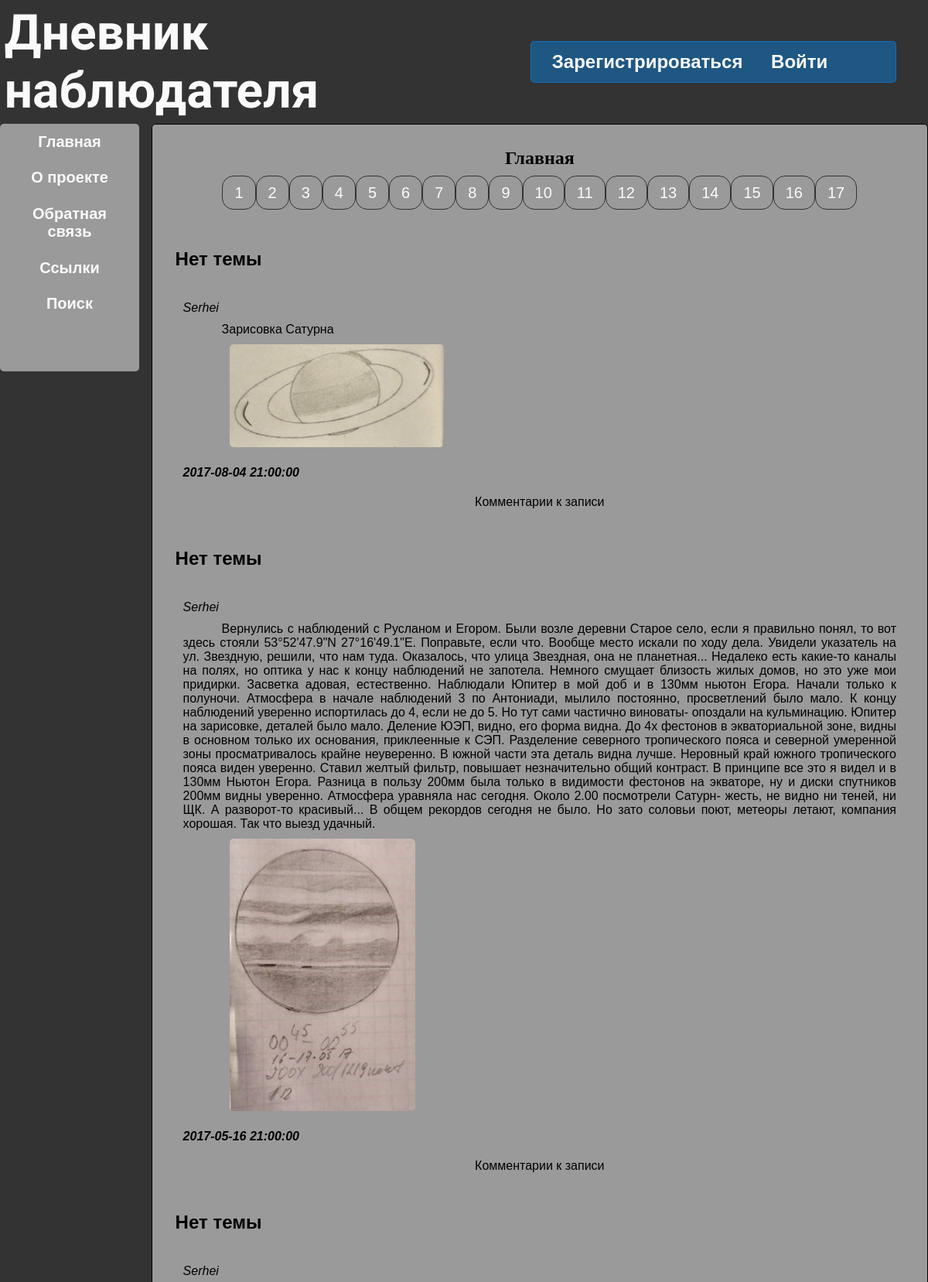
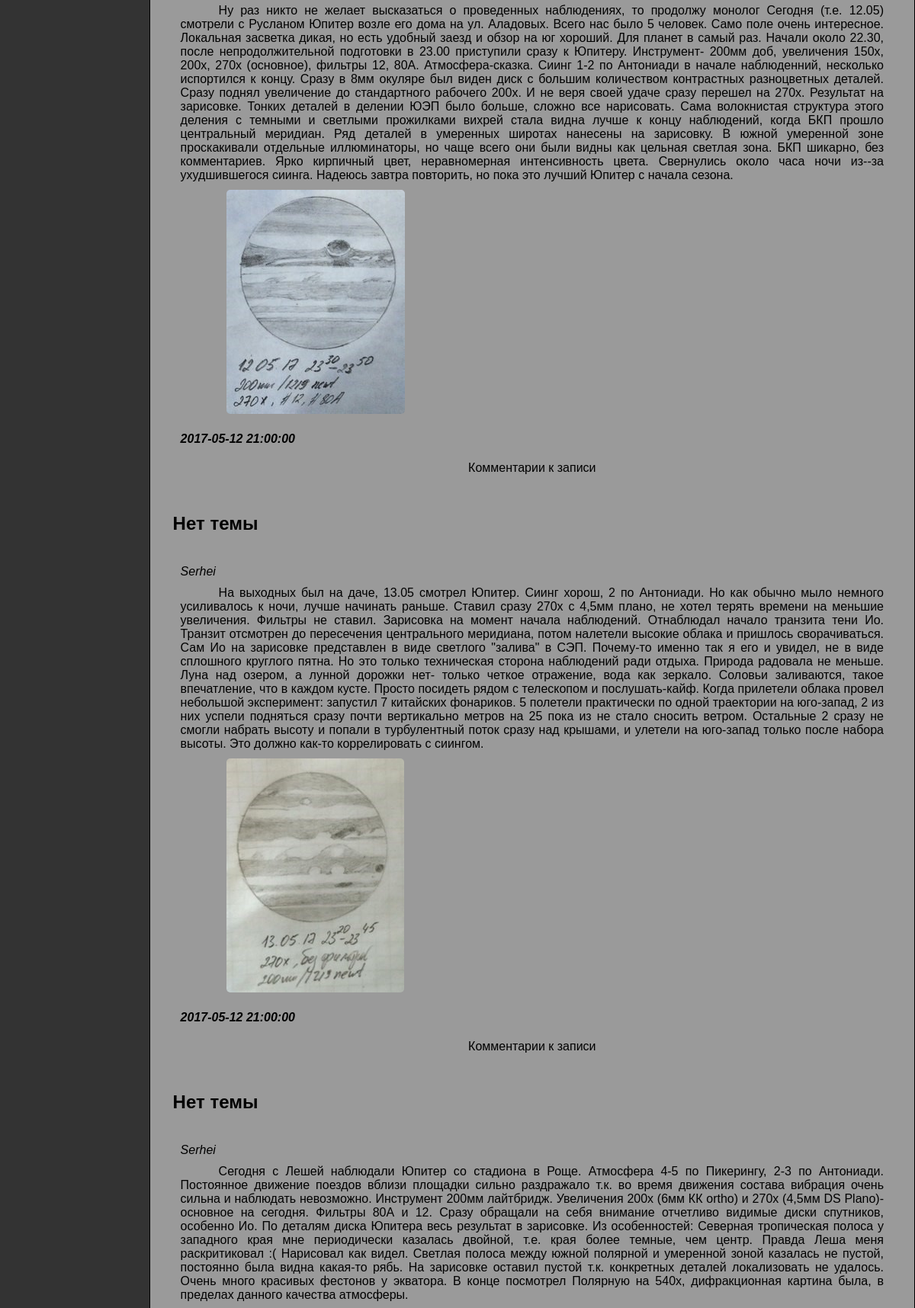
Page /index.php?act=main&page=4 (upper part) on the committed database (2 pictures, top to bottom).
### tables this page shows
CREATE TABLE `articles` (
  `id` int(10) UNSIGNED NOT NULL,
  `user_id` int(10) UNSIGNED NOT NULL,
  `subject` varchar(255) NOT NULL DEFAULT 'Нет темы',
  `content` text NOT NULL,
  `publication_date` timestamp NOT NULL DEFAULT current_timestamp()
);

CREATE TABLE `users` (
  `id` int(10) UNSIGNED NOT NULL,
  `username` varchar(30) NOT NULL,
  `password` varchar(32) NOT NULL,
  `email` varchar(50) NOT NULL,
  `phone` varchar(14) DEFAULT NULL,
  `regdate` timestamp NOT NULL DEFAULT current_timestamp(),
  `birthdate` timestamp NULL DEFAULT NULL
);

### index.php (called while the page is built, shortened)
<?php
include (ROOT.'/inc/page.php');

### inc/pages/main.php (the view, shortened to what this page needs)
<?php
function page(){
	echo '<h1>Главная</h1>';
	include_once (ROOT.'/inc/db_connect.php');
	$count_articles=$mysqli->query("SELECT COUNT(*)FROM `articles`");
	$count=$count_articles->fetch_assoc();
	$limit_per_page=10;
	$num_pages=ceil($count['COUNT(*)']/$limit_per_page);
	$page=$_GET['page'];
	$page=intval($page);
?>
<div class='pagenumber'>
<?php
	for ($i=1; $i<=$num_pages; $i++){
		echo "<span class='pageN'><a href='index.php?act=main&amp;page=$i'>$i</a></span>";
	}
?>
</div>
<?php
	$start=($page-1)*$limit_per_page;
	$result=$mysqli->prepare("SELECT * FROM `users` INNER JOIN `articles` ON `articles`.`user_id`=`users`.`id` ORDER BY `publication_date` DESC LIMIT ?,?");
	$result->bind_param('ii',$start,$limit_per_page);
	$result->execute();
	$results=$result->get_result();
	while($row=$results->fetch_assoc()){
		echo "<article><div class='article_subject'>$row[subject]</div><div class='author'>$row[username]</div>
			<div class='article_content'>$row[content]</div><div class='publication_date'>$row[publication_date]</div></article>";
		echo "<div class='show_comments'>Комментарии к записи</div>";
	}
}

### css/flex.css (style rules this page uses)
:root { --bg_grey: hsla(0, 0%, 65%, 0.90); --bg_blue: hsla(206, 98%, 50%, 0.4); --bg_black: #333; --white: #fafafa; --link:hsla(0, 0%, 98%, 0.1); --link_active: red; --success:green; --shadow:lightblue; --button:dodgerblue; --button_hover:blue; --error:red; --img:dodgerblue; }
* { box-sizing: border-box; margin:0; padding:0; }
body { font-family:'Lucida Sans', 'Lucida Sans Regular', 'Lucida Grande', 'Lucida Sans Unicode', Geneva, Verdana, sans-serif; font-size: 100%; background-image: url('bckgd.jpg'); background-color: var(--bg_black); background-size: auto; display:flex; flex-direction: column; justify-content: flex-start; align-items: flex-start; overflow-x:hidden; flex:1 0 auto; }
a:link, a:visited { text-decoration: none; color: var(--white); padding: 10px 15px; }
h1 { text-align: center; font-family: Verdana; font-weight: bold; }
.pagenumber { padding:20px; width:100%; text-align:center; }
.pageN a { border:1px solid var(--bg_black); border-radius:15px; font-size: 1.25em; }
.article_subject { font-size: 1.5em; font-weight: bold; margin: 20px; padding:20px; margin-left:0px; padding-left:0px; }
.author { font-style: italic; margin: 10px; }
.article_content { margin: 10px; text-indent:50px; }
.publication_date { font-weight: bold; font-style: italic; margin: 10px; }
.show_comments { text-align:center; padding:10px; }
.illustration img { display: inline-block; margin: 10px; border:none; border-radius: 5px; max-width:20vw; height:auto; }

### rows in the picture
articles: subject "Нет темы", user.username "Serhei", content "Зарисовка Сатурна", content (picture), publication_date "2017-08-04 21:00:00"
articles: subject "Нет темы", user.username "Serhei", content "Вернулись с наблюдений с Русланом и Егором. Были возле деревни Старое село, если я правильно понял, то вот здесь стояли 53°52'47.9\"N 27°16'49.1\"E. Поправьте, если что. Вообще место искали по ходу дела. Увидели указатель на ул. Звездную, решили, что нам туда. Оказалось, что улица Звездная, она не планетная... Недалеко есть какие-то каналы на полях, но оптика у нас к концу наблюдений не запотела. Немного смущает близость жилых домов, но это уже мои придирки. Засветка адовая, естественно. Наблюдали Юпитер в мой доб и в 130мм ньютон Егора. Начали только к полуночи. Атмосфера в начале наблюдений 3 по Антониади, мылило постоянно, просветлений было мало. К концу наблюдений уверенно испортилась до…", content (picture), publication_date "2017-05-16 21:00:00"
articles: subject "Нет темы", user.username "Serhei", content "Ну раз никто не желает высказаться о проведенных наблюдениях, то продолжу монолог Сегодня (т.е. 12.05) смотрели с Русланом Юпитер возле его дома на ул. Аладовых. Всего нас было 5 человек. Само поле очень интересное. Локальная засветка дикая, но есть удобный заезд и обзор на юг хороший. Для планет в самый раз. Начали около 22.30, после непродолжительной подготовки в 23.00 приступили сразу к Юпитеру. Инструмент- 200мм доб, увеличения 150х, 200х, 270х (основное), фильтры 12, 80А. Атмосфера-сказка. Сиинг 1-2 по Антониади в начале наблюденний, несколько испортился к концу. Сразу в 8мм окуляре был виден диск с большим количеством контрастных разноцветных деталей. Сразу поднял увеличение до…", content (picture), publication_date "2017-05-12 21:00:00"
articles: subject "Нет темы", user.username "Serhei", content "На выходных был на даче, 13.05 смотрел Юпитер. Сиинг хорош, 2 по Антониади. Но как обычно мыло немного усиливалось к ночи, лучше начинать раньше. Ставил сразу 270х с 4,5мм плано, не хотел терять времени на меньшие увеличения. Фильтры не ставил. Зарисовка на момент начала наблюдений. Отнаблюдал начало транзита тени Ио. Транзит отсмотрен до пересечения центрального меридиана, потом налетели высокие облака и пришлось сворачиваться. Сам Ио на зарисовке представлен в виде светлого \"залива\" в СЭП. Почему-то именно так я его и увидел, не в виде сплошного круглого пятна. Но это только техническая сторона наблюдений ради отдыха. Природа радовала не меньше. Луна над озером, а лунной дорожки нет-…", content (picture), publication_date "2017-05-12 21:00:00"
articles: subject "Нет темы", user.username "Serhei", content "Сегодня с Лешей наблюдали Юпитер со стадиона в Роще. Атмосфера 4-5 по Пикерингу, 2-3 по Антониади. Постоянное движение поездов вблизи площадки сильно раздражало т.к. во время движения состава вибрация очень сильна и наблюдать невозможно. Инструмент 200мм лайтбридж. Увеличения 200х (6мм КК ortho) и 270х (4,5мм DS Plano)-основное на сегодня. Фильтры 80А и 12. Сразу обращали на себя внимание отчетливо видимые диски спутников, особенно Ио. По деталям диска Юпитера весь результат в зарисовке. Из особенностей: Северная тропическая полоса у западного края мне периодически казалась двойной, т.е. края более темные, чем центр. Правда Леша меня раскритиковал :( Нарисовал как видел. Светлая полоса…"
